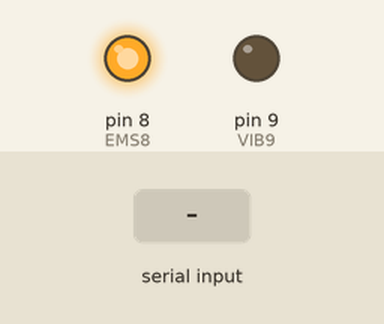
Bench run of a sketch on a simulated Arduino Uno, built with avr-gcc and run on an emulated ATmega328P. Parts: output pins drawn as LEDs (lit = HIGH). The test bench sets the inputs (shaded band).

Above: at 1.2 s.
1.3 s: "A" received over Serial
At 1.7 s:
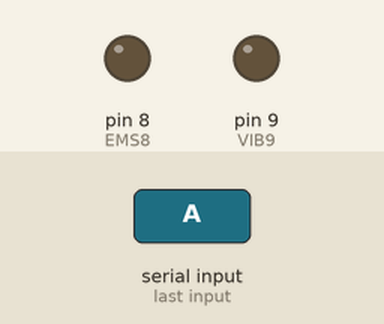
3.3 s: "Z" received over Serial
At 3.7 s:
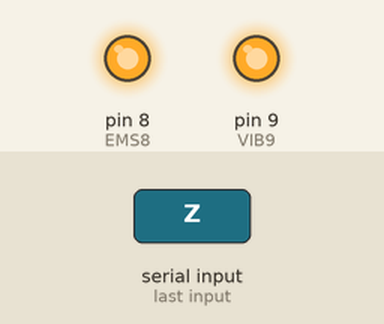
5.3 s: "B" received over Serial
At 5.6 s:
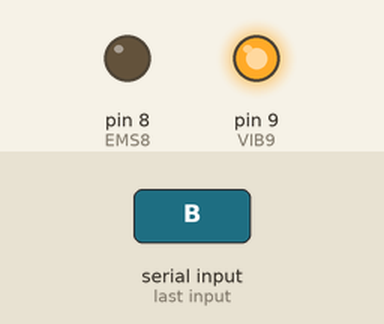
Timing chart, 0 to 8.3 s (numbered marks = the images above; inputs shaded):
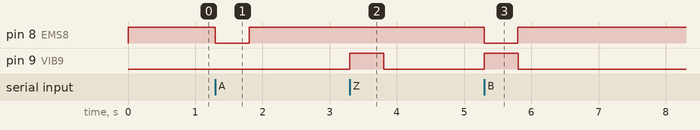

The sketch:

Master-Thesis.ino
```cpp
//Pin für Gerät ferstlegen
#define EMS8 8
#define VIB9 9

void setup()
{
    // Kommunikation zwischen Arduino und Computer --> 9600 ist die Geschwindikeit der Kommunikation
    Serial.begin(9600);
    // Wartet 2 Sekunden, um auf Daten zu warten, die dem Arduino gesendet werden
    Serial.setTimeout(2000);
    // Pin 8 und 9 werden dazu verwendet, um Signale zu senden
     pinMode(VIB9, OUTPUT);
     pinMode(EMS8, OUTPUT);
     //Pin 8 wird eingeschaltet
     digitalWrite(EMS8, HIGH);
}

void loop()
{
  switch(Serial.read())
  {
        case 'A':
            digitalWrite(EMS8, LOW);
            delay(500);
            digitalWrite(EMS8, HIGH);
            break;

        case 'Z':
            digitalWrite(VIB9, HIGH);
            delay(500);
            digitalWrite(VIB9, LOW);
            break;

	case 'B': // Fall B: EMS und Vibration gleichzeitig aktivieren
            digitalWrite(EMS8, LOW); // EMS aktivieren
            digitalWrite(VIB9, HIGH); // Vibration aktivieren
            delay(500); // Beide für 1 Sekunde aktivieren
            digitalWrite(EMS8, HIGH);  // Beide deaktivieren
            digitalWrite(VIB9, LOW);
        break;
  }
}
```

Measured:
- after the input at 1.3 s, pin 8 (EMS8): HIGH → LOW at once, → HIGH 0.50 s later
- after the input at 3.3 s, pin 9 (VIB9): LOW → HIGH at once, → LOW 0.50 s later
- after the input at 5.3 s, pin 8 (EMS8): HIGH → LOW at once, → HIGH 0.50 s later; pin 9 (VIB9): LOW → HIGH at once, → LOW 0.50 s later
